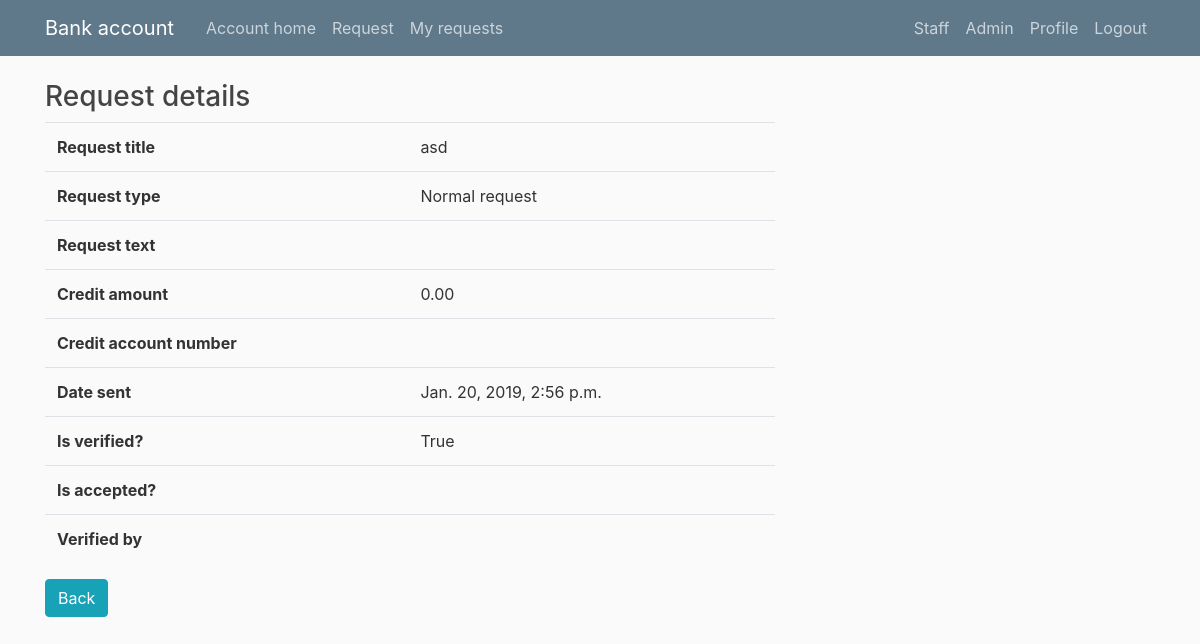
Screenshot of /my_requests/user_request_details/1/ (signed in) with the database file from the repository.
### client/models.py (models this page shows, shortened)
class Request(models.Model):
    REQUEST_TYPES = [
        ('Normal request', 'Normal request'),
        ('Credit request', 'Credit request'),
        ('Credit card request', 'Credit card request'),
    ]
    worker_data = models.ForeignKey(
        CustomUser, on_delete=models.PROTECT, null=True, blank=True, related_name='worker_data')
    client_data = models.ForeignKey(
        CustomUser, on_delete=models.PROTECT, related_name='client_data')
    request_title = models.CharField(max_length=40, null=True)
    request_text = models.TextField()
    credit_amount = models.DecimalField(
        default=0, max_digits=10, decimal_places=2)
    credit_account_number = models.ForeignKey(
        Account, on_delete=models.CASCADE, null=True)
    send_date = models.DateTimeField(default=timezone.now)
    is_verified = models.BooleanField(default=False)
    is_accepted = models.BooleanField(null=True)
    request_type = models.CharField(
        max_length=20, default='Normal request', choices=REQUEST_TYPES)

### client/views.py (the view)
# urls.py: re_path(r'^my_requests/user_request_details/(?P<rid>[0-9]+)/$',
@login_required
def user_request_details(request, rid):
    user_request = get_object_or_404(Request, id=rid)
    context = {
        'user_request': user_request
    }
    return render(request, 'client/user_request_details.html', context)

### client/templates/client/user_request_details.html
{% extends "client/base.html" %}
{% block content %}
<h3>Request details</h3>
<table class="table">
    <tbody>
        <tr>
            <th scope="row">Request title</th>
            <td>{{ user_request.request_title|default_if_none:"&nbsp;" }}</td>
        </tr>
        <tr>
            <th scope="row">Request type</th>
            <td>{{ user_request.request_type }}</td>
        </tr>
        <tr>
            <th scope="row">Request text</th>
            <td>{{ user_request.request_text|default_if_none:"&nbsp;" }}</td>
        </tr>
        <tr>
            <th scope="row">Credit amount</th>
            <td>{{ user_request.credit_amount|default_if_none:"&nbsp;" }}</td>
        </tr>
        <tr>
            <th scope="row">Credit account number</th>
            <td>{{ user_request.credit_account_number|default_if_none:"&nbsp;" }}</td>
        </tr>
        <tr>
            <th scope="row">Date sent</th>
            <td>{{ user_request.send_date }}</td>
        </tr>
        <tr>
            <th scope="row">Is verified?</th>
            <td>{{ user_request.is_verified }}</td>
        </tr>
        <tr>
            <th scope="row">Is accepted?</th>
            <td>{{ user_request.is_accepted|default_if_none:"&nbsp;" }}</td>
        </tr>
        <tr>
            <th scope="row">Verified by</th>
            <td>{{ user_request.worker_data|default_if_none:"&nbsp;" }}</td>
        </tr>
    </tbody>
</table>
<a href="{% url 'my_requests' %}" class="btn btn-info" type="button">Back</a>
{% endblock content %}

### client/static/clientapp/main.css (style rules this page uses)
body { background: #fafafa; color: #333333; margin-top: 5rem; }
h1, h2, h3, h4, h5, h6 { color: #444444; }

### rows the page displays
Request: request_title "asd", request_type "Normal request", credit_amount "0.00", send_date "Jan. 20, 2019, 2:56 p.m.", is_verified "True"
